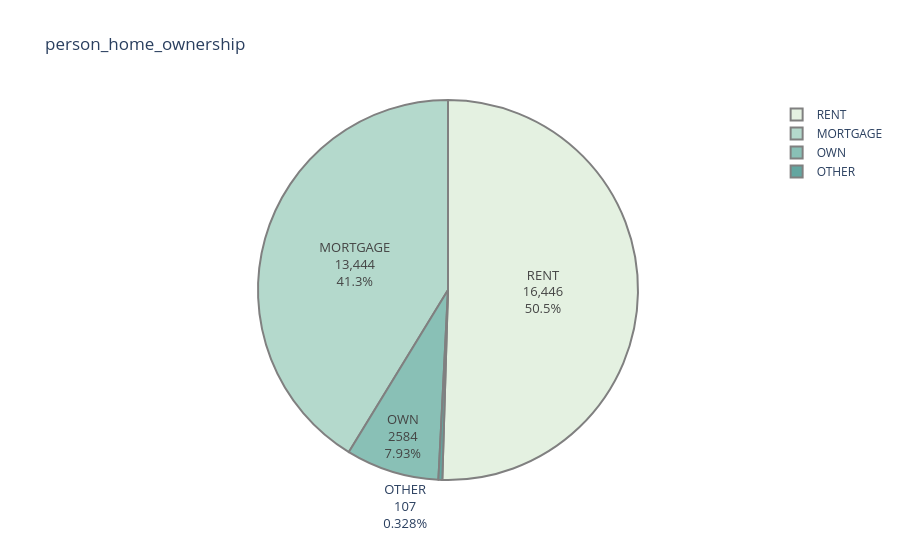

The notebook cell this image was saved under:
### Code cell
level_counts=data.person_home_ownership.value_counts()
fig=px.pie(values=level_counts.values,
          names=level_counts.index,
          color_discrete_sequence=px.colors.sequential.Mint,
          title= 'person_home_ownership'
          )
fig.update_traces(textinfo='label+percent+value', textfont_size=13,
                  marker=dict(line=dict(color='#102000', width=0.2)))

fig.data[0].marker.line.width = 2
fig.data[0].marker.line.color='gray'
fig.show()

### Figure 1 — Plotly figure (JSON) as saved in the notebook; plotly's stock layout.template omitted (floating-point values rounded to 4 significant figures)
{"data": [{"domain": {"x": [0.0, 1.0], "y": [0.0, 1.0]}, "hovertemplate": "label=%{label}<br>value=%{value}<extra></extra>", "labels": ["RENT", "MORTGAGE", "OWN", "OTHER"], "legendgroup": "", "name": "", "showlegend": true, "values": [16446, 13444, 2584, 107], "type": "pie", "textfont": {"size": 13}, "marker": {"line": {"color": "gray", "width": 2}}, "textinfo": "label+percent+value"}], "layout": {"legend": {"tracegroupgap": 0}, "title": {"text": "person_home_ownership"}, "piecolorway": ["rgb(228, 241, 225)", "rgb(180, 217, 204)", "rgb(137, 192, 182)", "rgb(99, 166, 160)", "rgb(68, 140, 138)", "rgb(40, 114, 116)", "rgb(13, 88, 95)"]}}
